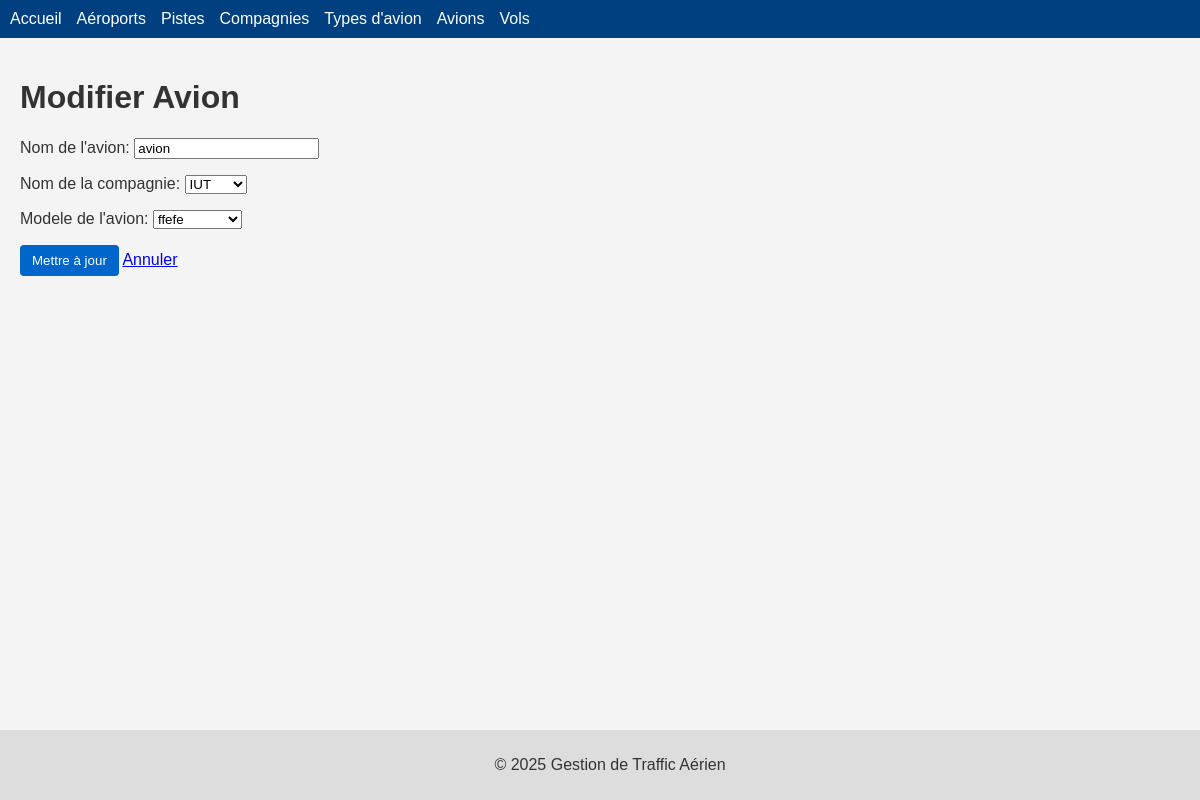
The app's page /planes/1/edit/ with its own data.
### avion/models.py (models this page shows, shortened)
class Avions(models.Model):
    nom = models.CharField(max_length=100, blank=False)
    compagnie = models.ForeignKey('Compagnies', on_delete=models.CASCADE)
    modele = models.ForeignKey('Types', on_delete=models.CASCADE)

class Compagnies(models.Model):
    nom = models.CharField(max_length=100, blank=False)
    description = models.CharField(max_length=100, blank=True)
    pays_ratt = models.CharField(max_length=100, blank=False)
    def __str__(self):
        return self.nom

### avion/views.py (the view)
# urls.py: path('planes/<int:id>/edit/', views.updateAvions, name='updateAvions'),
def updateAvions(request, id):
    inst = get_object_or_404(models.Avions, pk=id)
    if request.method == "POST":
        form = avionsForm(request.POST, request.FILES, instance=inst)
        if form.is_valid():
            form.save()
            return redirect('avion:afficheAvions')
    else:
        form = avionsForm(instance=inst)
    return render(request, "avion/updateAvions.html", {"form": form, "id": id})

### avion/forms.py
class avionsForm(ModelForm):
    class Meta:
        model = models.Avions
        fields = ('nom', 'compagnie', 'modele')
        labels = {
        'nom' : _("Nom de l'avion"),
        'compagnie' : _('Nom de la compagnie') ,
        'modele' : _("Modele de l'avion"),
        }

### avion/models.py (called while the page is built)
    def __str__(self):
        return self.marque

### avion/templates/avion/updateAvions.html (shortened to what this page needs)
{% extends 'base.html' %}
{% block content %}
<h1>Modifier Avion</h1>
<form method="post">
  {{ form.as_p }}
  <button type="submit">Mettre à jour</button>
  <a href="{% url 'avion:afficheAvions' %}">Annuler</a>
</form>
{% endblock %}

### avion/static/avion/style.css (style rules this page uses)
body { font-family: Arial, sans-serif; margin: 0; padding: 0; background: #f4f4f4; color: #333; }
.btn, button { display: inline-block; padding: 8px 12px; background: #0066cc; color: #fff; text-decoration: none; border: none; border-radius: 4px; cursor: pointer; }

### records on screen
Avions: nom "avion", compagnie "IUT", modele "ffefe"
